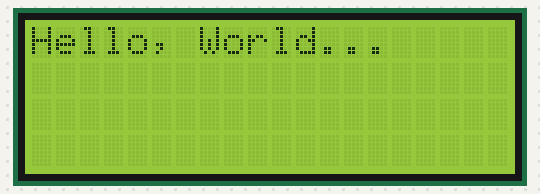
This sketch was run on a simulated Arduino Uno, built with avr-gcc and run on an emulated ATmega328P. Shown: 20×4 character LCD.

Above: at 0.1 s.
At 3.2 s:
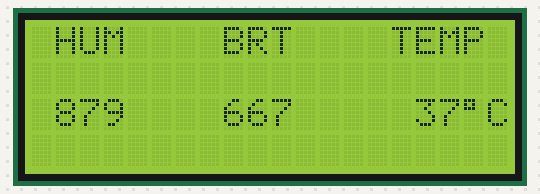

The sketch:

lcd_src.ino
```cpp
#include <LiquidCrystal_I2C.h>
#include <Wire.h>


LiquidCrystal_I2C lcd(0x27, 20, 4); // set the LCD address to 0x27 for a 16 chars and 2 line display

void setup()
{
  lcd.init();                      // initialize the lcd
  lcd.backlight();
  lcd.print("Hello, World...");
  delay(1000);
  Serial.begin(9600);
}

#define MAXVALUE 1024

int val_hum = 879;
int val_brt = 667;
int val_temp = 37;

void loop()
{
  int chk = 0;

  static int is_showed = 0;

  if(!is_showed)
  {
    lcd.clear();

    delay(2000);
    lcd.setCursor(0, 0); // col row 0 0
    lcd.print(" HUM    BRT    TEMP ");

    // Humidity
    //val_hum = (879 * 100) / 1024;
    lcd.setCursor(1, 2); // 0 1
    lcd.print(val_hum);
    //lcd.print("%");

    lcd.print("     ");

    // Brightness
    //val_brt = (667 * 100) / 1024;
    lcd.setCursor(8, 2); // row 2 col 8
    lcd.print(val_brt);
    //lcd.print("%");

    lcd.print("     ");

    // Temperature
    lcd.setCursor(16, 2); // row 2 col 16
    lcd.print(val_temp);
    lcd.write(0xDF);
    lcd.print("C");

    is_showed = 1;
  }

  delay(1000);
}
```
